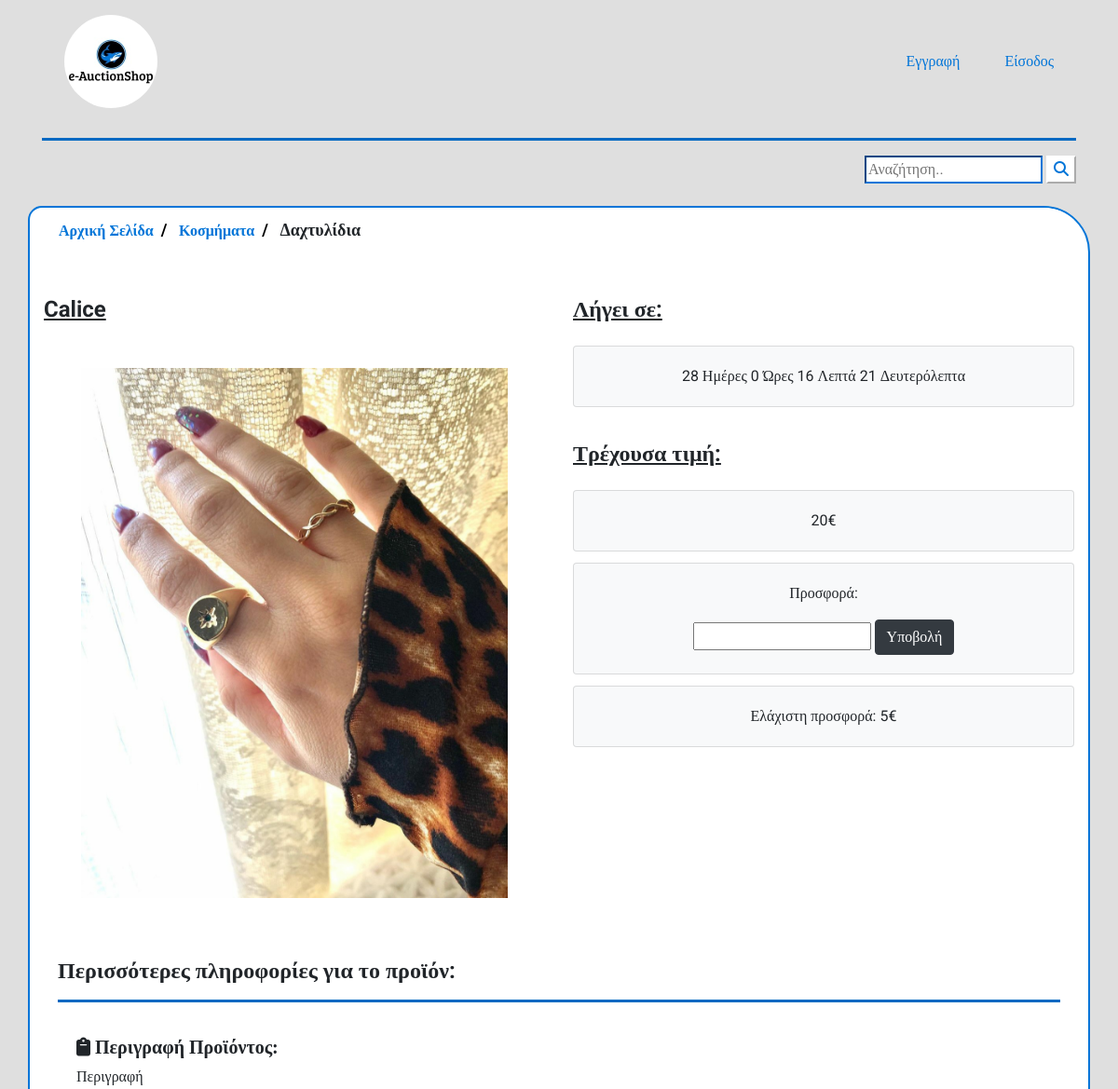
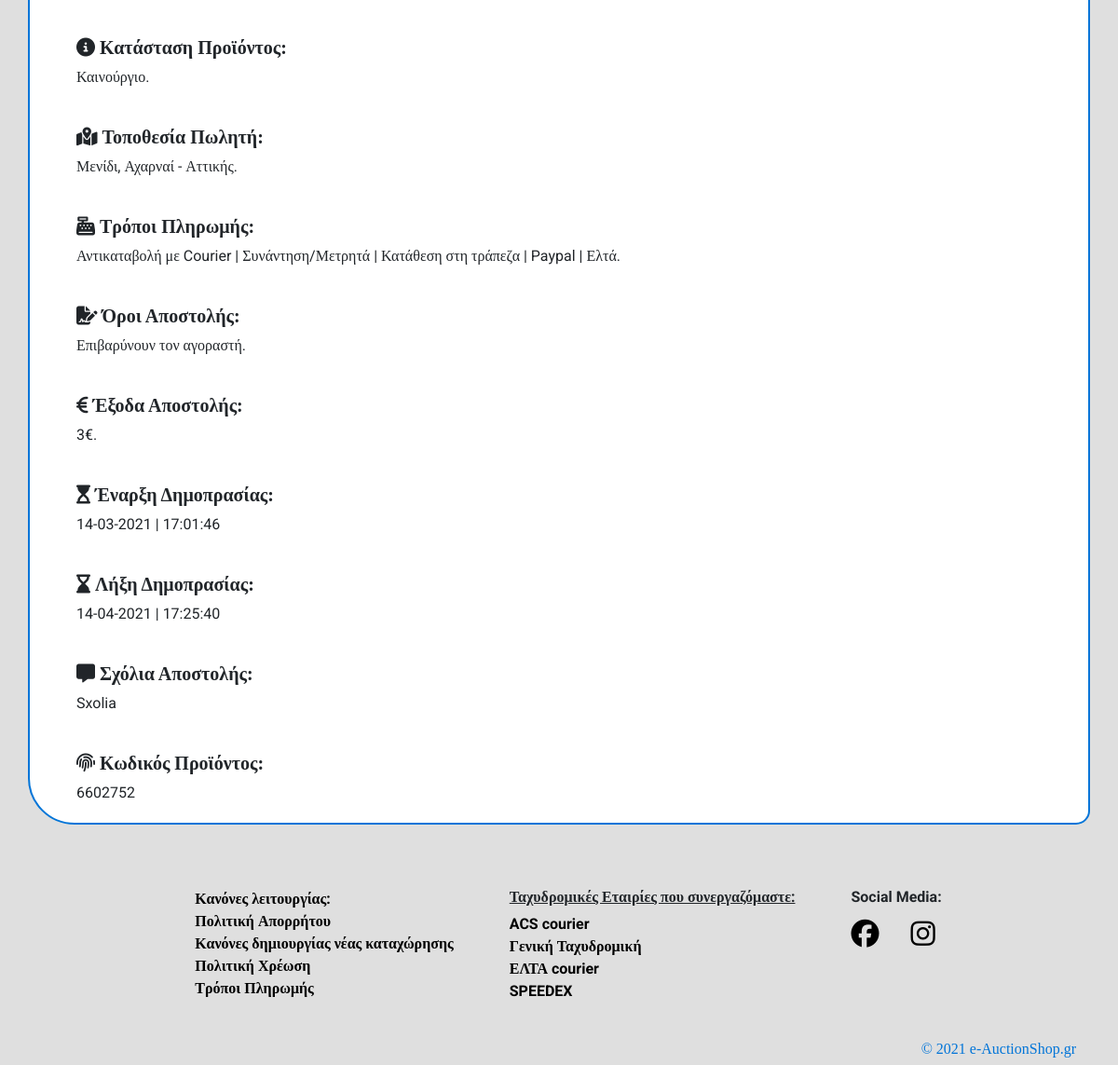
Page /products_info.php?link=12 on the committed database (2 pictures, top to bottom).
### tables this page shows
CREATE TABLE IF NOT EXISTS `products_table` (
  `id` int(11) NOT NULL AUTO_INCREMENT,
  `uuid` int(11) NOT NULL,
  `title` varchar(255) NOT NULL,
  `price` double NOT NULL,
  `category` varchar(255) NOT NULL,
  `sub_category` varchar(255) NOT NULL,
  `auction_type` varchar(255) NOT NULL,
  `sent_terms` varchar(255) NOT NULL,
  `payment_methods` varchar(255) NOT NULL,
  `auction_duration` varchar(255) NOT NULL,
  `sent_expenses` double NOT NULL,
  `prod_status` varchar(255) NOT NULL,
  `price_raise` double NOT NULL,
  `prod_description` varchar(750) NOT NULL,
  `sent_comments` varchar(500) NOT NULL,
  `primary_image_url` varchar(255) NOT NULL,
  `auction_started` varchar(255) NOT NULL,
  `auction_ended` varchar(255) NOT NULL,
  `prod_number` int(11) NOT NULL,
  `auction_status` varchar(255) NOT NULL,
  `winner_bid_id` int(11) DEFAULT NULL,
  PRIMARY KEY (`id`),
  UNIQUE KEY `id` (`id`)
);

CREATE TABLE IF NOT EXISTS `user_info` (
  `uuid` int(11) NOT NULL AUTO_INCREMENT,
  `username` varchar(255) NOT NULL,
  `email` varchar(255) NOT NULL,
  `pw` varchar(255) NOT NULL,
  `full_name` varchar(255) NOT NULL,
  `address_numb` varchar(255) NOT NULL,
  `phone` varchar(255) NOT NULL,
  `city` varchar(255) NOT NULL,
  `district` varchar(255) NOT NULL,
  `TK` varchar(255) NOT NULL,
  `registration_date` varchar(255) NOT NULL,
  PRIMARY KEY (`uuid`),
  UNIQUE KEY `uuid` (`uuid`)
);

### products_info.php (the view, shortened to what this page needs)
<?php
    require 'uuid_search.php';
?>
<!DOCTYPE html>
<html lang="en">
<head>
    <link rel="stylesheet" href="https://maxcdn.bootstrapcdn.com/bootstrap/4.5.2/css/bootstrap.min.css">
    <link href="style.css" type="text/css" rel="stylesheet">
    <link rel="stylesheet" href="//use.fontawesome.com/releases/v5.0.7/css/all.css">
</head>
<body>
<?php
    if(isset($_SESSION['username'])){
        require 'header_loggedin.php';
    } else {
        require 'header.php';
    }
    if (isset($_GET['link'])) {
        $id = $_GET['link'];
    }
    $sql_query = "SELECT * FROM products_table WHERE id='$id'";
    $result = mysqli_query($connection, $sql_query);
    if (mysqli_num_rows($result) > 0) {
        while($row=mysqli_fetch_assoc($result)) {
            $uuid = "$row[uuid]";
            $title = "$row[title]";
            $price = "$row[price]";
            $category = "$row[category]";
            $sub_category = "$row[sub_category]";
            $auction_type = "$row[auction_type]";
            $sent_terms = "$row[sent_terms]";
            $payment_methods = "$row[payment_methods]";
            $sent_expenses = "$row[sent_expenses]";
            $prod_status = "$row[prod_status]";
            $price_raise = "$row[price_raise]";
            $prod_description = "$row[prod_description]";
            $sent_comments = "$row[sent_comments]";
            $image = "$row[primary_image_url]";
            $prod_number = "$row[prod_number]";
            $auction_started = "$row[auction_started]";
            $auction_ended = "$row[auction_ended]";
            $bid_price = $price;
        }
    }
    $sql_query = "SELECT * FROM user_info WHERE uuid='$uuid'";
    $result = mysqli_query($connection, $sql_query);
    if (mysqli_num_rows($result) > 0) {
        while($row=mysqli_fetch_assoc($result)) {
            $city = "$row[city]";
            $district = "$row[district]";
        }
    }
?>
<div class="container generalContainer roundedForms mt-4">
    <ul class="breadcrumb">
        <li><a href="index.php" class="category-links">Αρχική Σελίδα</a></li>
        <?php
            echo '<li><a href="prod_categories.php?link='.$category.'" class="category-links">'.$category.'</a></li>';
            echo '<li><b>'.$sub_category.'</b></li>';
        ?>
    </ul>
    <div class="mt-4 row">
        <div class="mt-4 col-lg-6 col-sm-12">
            <?php
                echo "<h4><b><u>$title</u></b></h4>";
                echo '<img style="width: 100%; padding: 40px;" src="auctions_images/'.$image.'" alt="product">';
            ?>
        </div>
        <div class="mt-4 col-lg-6 col-sm-12">
            <h4><b><u>Λήγει σε:</u></b></h4>
            <div class="mt-4 mb-4 card-columns" id="timerCard">
                <div class="card bg-light">
                    <div class="card-body text-center">
                        <p class="card-text" id="countDown">
                        </p>
                    </div>
                </div>
            </div>
            <?php
            if ($auction_type=="Δημοπρασία"){
                echo '
                <h4><b><u>Τρέχουσα τιμή:</u></b></h4>
                <div class="mt-4 card-columns">
                    <div class="card bg-light">
                        <div class="card-body text-center">
                            <p class="card-text">';
                                if ($price == $bid_price){
                                    echo "$price&euro;";
                                }else if ($price < $bid_price){
                                    echo "$bid_price&euro;";
                                }
                echo '
                            </p>
                        </div>
                    </div>
                </div>
                <div class="card-columns">
                    <div class="card bg-light">
                        <div class="card-body text-center">
                            <p class="card-text">
                            Προσφορά:
                            </p>
                            <input type="number" id="bid_price" name="bid_price" step="0.5" min='.$price_raise.'>
                            <button id="bid_button" class="btn btn-dark" type="button" onclick="bidPrice_function()">Υποβολή</button>
                        </div>
                    </div>
                </div>
                <div class="card-columns">
                    <div class="card bg-light">
                        <div class="card-body text-center">
                            <p class="card-text">
                                Ελάχιστη προσφορά: '.$price_raise.'&euro;
                            </p>
                        </div>
                    </div>
                </div>
                ';
            }
            ?>
        </div>
    </div>
    <div class="container">
        <div class="mt-4">
            <h4><b>Περισσότερες πληροφορίες για το προϊόν:</b></h4>
            <hr style="background-color: #0275d8; width: 100%; height: 100%; border-width:3px;">
        </div>
        <div style="padding: 20px;">
            <h5><i class="fas fa-clipboard"><b> Περιγραφή Προϊόντος:</b></i></h5>
            <?php
                echo $prod_description;
            ?>
        </div>
        <div style="padding: 20px;">
            <h5><b><i class="fas fa-info-circle"> Κατάσταση Προϊόντος:</i></b></h5>
            <?php
                echo "$prod_status.";
            ?>
        </div>
        <div style="padding: 20px;">
            <h5><b><i class="fas fa-map-marked-alt"> Τοποθεσία Πωλητή:</i></b></h5>
            <?php
                echo "$city - $district.";
            ?>
        </div>
         <div style="padding: 20px;">
            <h5><b><i class="fas fa-cash-register"> Τρόποι Πληρωμής:</i></b></h5>
            <?php
                echo "$payment_methods.";
            ?>
        </div>
        <div style="padding: 20px;">
            <h5><b></b><i class="fas fa-file-signature"> Όροι Αποστολής:</i></b></h5>
            <?php
                echo "$sent_terms.";
            ?>
        </div>
        <div style="padding: 20px;">
            <h5><b></b><i class="fas fa-euro-sign"> Έξοδα Αποστολής:</i></b></h5>
            <?php
                echo "$sent_expenses&euro;.";
            ?>
        </div>
        <div style="padding: 20px;">
            <h5><b></b><i class="fas fa-hourglass-start"> Έναρξη <?php echo $auction_type;?>ς:</i></b></h5>
            <?php
                echo "$auction_started";
            ?>
        </div>
        <div style="padding: 20px;">
            <h5><b></b><i class="fas fa-hourglass-end"> Λήξη <?php echo $auction_type;?>ς:</i></b></h5>
            <?php
                echo "$auction_ended";
            ?>
        </div>
        <div style="padding: 20px;">
            <h5><b></b><i class="fas fa-comment-alt"> Σχόλια Αποστολής:</i></b></h5>
            <?php
                echo "$sent_comments";
            ?>
        </div>
        <div style="padding: 20px;">
            <h5><b></b><i class="fas fa-fingerprint"> Κωδικός Προϊόντος:</i></b></h5>
            <?php
                echo "$prod_number";
            ?>
        </div>
    </div>
</div>
<?php
    require 'footer.php';
?>
</body>
</html>

### style.css (style rules this page uses)
body { font-family: 'Roboto', 'sans-serif', 'Times New Roman', 'Times', 'serif'; background-color: #dfdfdf; }
.generalContainer { background-color: #fff ; overflow: hidden; }
.category-links { font-size: 16px; color: #000; transition: 200ms; font-weight: bold; }
.roundedForms { border-radius: 15px 50px; border: 2px solid #0275d8; }
.card-columns { column-count: 1; }
ul.breadcrumb { padding: 10px 16px; list-style: none; background-color: #fff; }
ul.breadcrumb li { display: inline; font-size: 18px; }
ul.breadcrumb li+li:before { padding: 8px; color: black; content: "/\00a0"; font-weight: bold; }
ul.breadcrumb li a { color: #0275d8; text-decoration: none; }

### rows in the picture
products_table: category "Κοσμήματα", sub_category "Δαχτυλίδια", title "Calice", primary_image_url (picture), price "20", price_raise "5", prod_description "Περιγραφή", prod_status "Καινούργιο", payment_methods "Αντικαταβολή με Courier | Συνάντηση/Μετρητά | Κατάθεση στη τράπεζα | Paypal | Ελτά", sent_terms "Επιβαρύνουν τον αγοραστή", sent_expenses "3", auction_type "Δημοπρασία", auction_started "14-03-2021 | 17:01:46", auction_ended "14-04-2021 | 17:25:40", sent_comments "Sxolia", prod_number "6602752"
user_info: city "Μενίδι, Αχαρναί", district "Αττικής"
